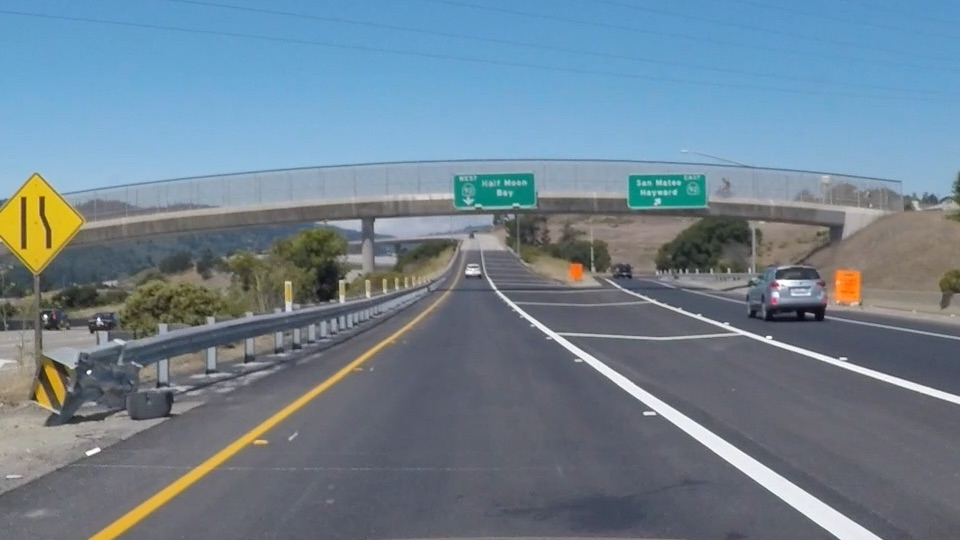
//> input picture FindLanelines/test_images/exit-ramp.jpg, 960 x 540 px
$ ./images ../test_images/exit-ramp.jpg   (built with g++ and OpenCV 4)
//> lines starting //> are read from the running program, lines starting //| are printed output that depends on the picture; after the words box and inside, x2 and y2 are one past the last pixel; in counts of white or black regions, pixels touching at a corner belong together
### FindLanelines/cpp/lanelines.hpp
#include <iostream>
#include <vector>
#include <opencv2/opencv.hpp>

class LaneLine {
	private:
		cv::Mat final_img;
	public:
		cv::Mat ImgProcessing(cv::Mat const& img);
		cv::Mat Mask(cv::Mat const& img);
		cv::Mat Canny(cv::Mat img);
		cv::Mat DrawLines(cv::Mat const& img, cv::Mat dst, std::vector<float> const& averages);
};
float ewma(float previous, float current, float factor);

### FindLanelines/cpp/lanelines.cpp
#include <opencv2/highgui.hpp>
#include <opencv2/opencv.hpp>
#include <iostream>
#include <vector>
#include <numeric>
#include "lanelines.hpp"


cv::Mat LaneLine::ImgProcessing(cv::Mat const& img){
	cv::Mat gray_img, output_img;
	cv::cvtColor(img, gray_img, cv::COLOR_RGB2GRAY);
	cv::GaussianBlur(gray_img, output_img, cv::Size(5,5), 0);

	return output_img;
}


cv::Mat LaneLine::Mask(cv::Mat const& img_edges){
	cv::Mat masked_edges;
	cv::Mat mask = cv::Mat::zeros(img_edges.size(), img_edges.type());

	std::vector<cv::Point> point;
	point.push_back(cv::Point(0, img_edges.size().height));
	point.push_back(cv::Point(470, 300));
	point.push_back(cv::Point(490, 300));
	point.push_back(cv::Point(img_edges.size().width + 80 , img_edges.size().height));
	cv::fillConvexPoly(mask, point, cv::Scalar(255, 0, 0));
	cv::bitwise_and(img_edges, mask, masked_edges);

	return masked_edges;
}


cv::Mat LaneLine::Canny(cv::Mat const img){
	cv::Mat canny_output;
	cv::Canny(img, canny_output, 50, 150);

	return canny_output;
}


cv::Mat LaneLine::DrawLines(cv::Mat const& img, cv::Mat dst, std::vector<float> const& averages){

	float y_ini = img.rows;
	float y_fin = img.rows / 1.6;
	float right_ini_x = ((y_ini - averages[5]) / averages[0]) + averages[4];
	float right_fin_x = ((y_fin - averages[5]) / averages[0]) + averages[4];
	float left_ini_x = ((y_ini - averages[3]) / averages[1]) + averages[2];
	float left_fin_x = ((y_fin - averages[3]) / averages[1]) + averages[2];

	cv::line(dst, cv::Point(right_ini_x, y_ini), cv::Point(right_fin_x, y_fin), cv::Scalar(0,0,255), 9, cv::LINE_AA);
	cv::line(dst, cv::Point(left_ini_x, y_ini), cv::Point(left_fin_x, y_fin), cv::Scalar(0,0,255), 9, cv::LINE_AA);

	cv::addWeighted(img, 0.5, dst, 0.5, 0, final_img);

	return final_img;
}


float ewma(float previous, float current, float factor){
	return (factor * previous) + (1.0 - factor) * current;
}

### FindLanelines/cpp/images.cpp
#include "lanelines.hpp"
#include <opencv2/highgui.hpp>
#include <vector>
#include <numeric>
#include <iostream>


std::vector<float> right_slopes, left_slopes, right_b_x, right_b_y, left_b_x, left_b_y;


int main(int argc, char** argv){

	cv::Vec4f right_line, left_line;
	float right_m, left_m, y, x, slope;;
	cv::Mat img, blur_gray, canny_output, mask_img, dst, final_img;
	std::vector<cv::Vec4i> lines, right_lines, left_lines;;
	std::vector<cv::Point> right_points, left_points;


	const char* file = argv[1];

	img = cv::imread(file, 1);
//> img is the input picture: 540 rows x 960 cols, CV_8UC3; mean B, G, R 144.4, 130.2, 111.3
	dst = img.clone();

	if(img.empty()){
		std::cout << "Error when openening the img " << std::endl;
	}

	LaneLine ll;
	blur_gray = ll.ImgProcessing(img);
//> in ImgProcessing, `cv::cvtColor(img, gray_img, cv::COLOR_RGB2GRAY);`:
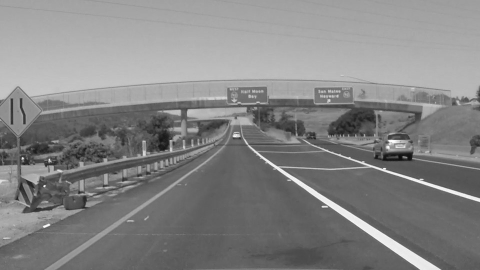
//> gray_img: 540 rows x 960 cols, CV_8UC1 (shown at 1/2 size); min 9, max 255, mean 132.3
	canny_output = ll.Canny(blur_gray);
//> in Canny, `cv::Canny(img, canny_output, 50, 150);`:
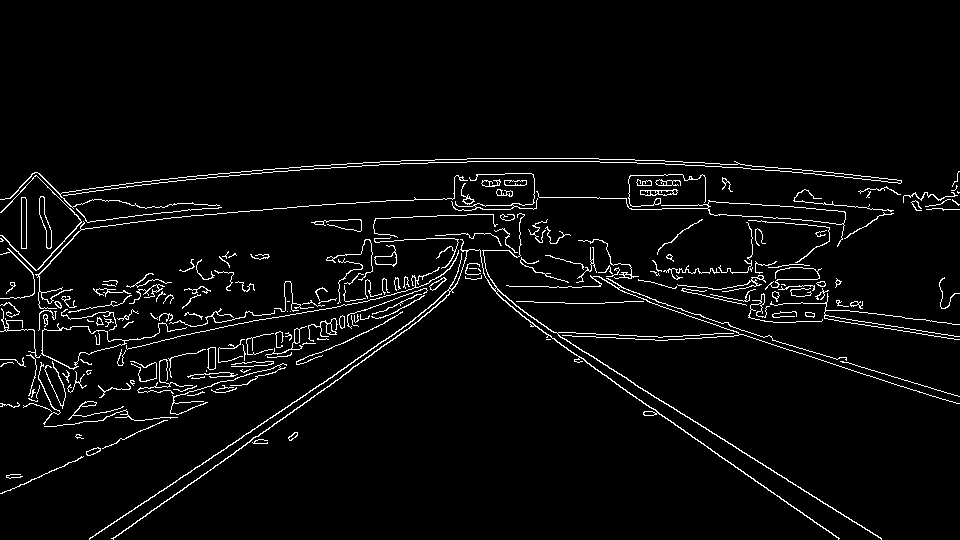
//> canny_output: 540 rows x 960 cols, CV_8UC1; 3.8% white in thin lines or dots, all inside (x1, y1, x2, y2) = (0, 158, 960, 540)
	mask_img = ll.Mask(canny_output);
//> in Mask, `cv::fillConvexPoly(mask, point, cv::Scalar(255, 0, 0));`:
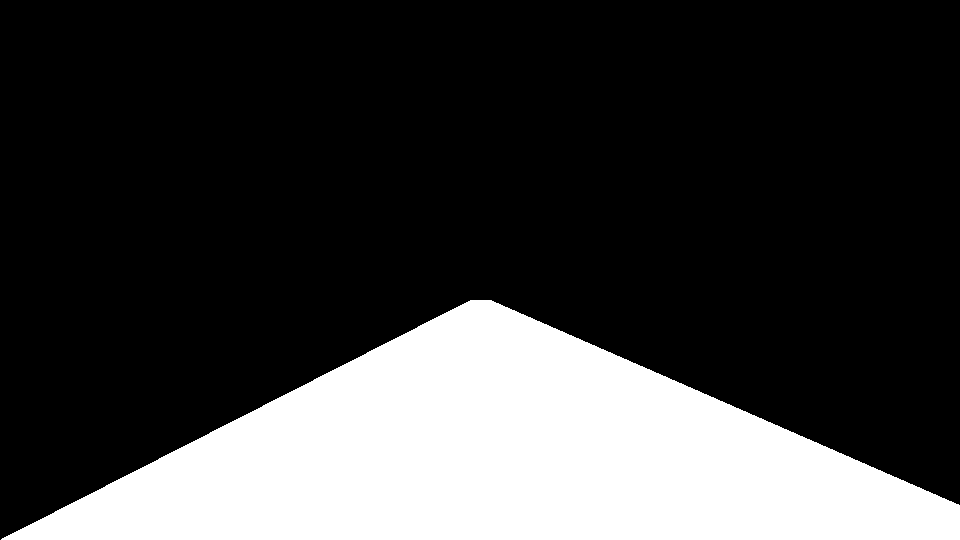
//> mask: 540 rows x 960 cols, CV_8UC1; 24.3% white; 1 white region, box (x1, y1, x2, y2) and area: (1, 300, 960, 540) 125825
//> in Mask, `cv::bitwise_and(img_edges, mask, masked_edges);`:
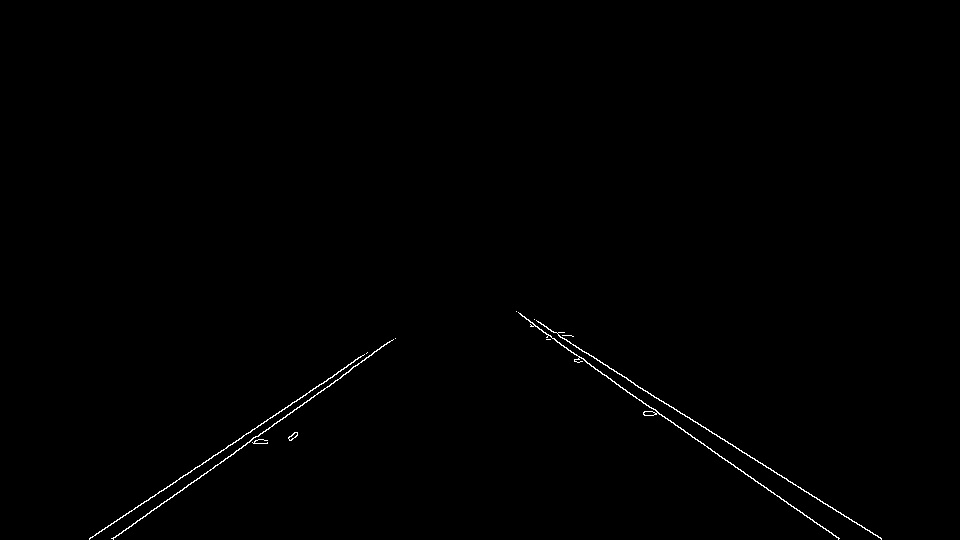
//> masked_edges: 540 rows x 960 cols, CV_8UC1; 0.42% white in thin lines or dots, all inside (x1, y1, x2, y2) = (89, 311, 882, 540)

	cv::HoughLinesP(mask_img, lines, 2, CV_PI / 180, 50, 10, 250);
//> lines = 11 lines (x1, y1, x2, y2), first 8: [534, 325, 838, 538], [551, 331, 881, 538], [215, 465, 395, 338], [105, 527, 393, 339], [278, 413, 362, 355], [113, 538, 268, 429], [206, 460, 352, 368], [238, 449, 302, 405]

	for( size_t i = 0; i < lines.size(); i++ )
	{
		cv::Vec4i l = lines[i];
		y = l[3] - l[1];
		x = l[0] - l[2];
		slope = y / x;

		if(slope < 0){
			right_lines.push_back(l);
		}
		else if(slope > 0){
			left_lines.push_back(l);
		}
	}
//> this loop made 11 passes
//> (l, y, x, slope) on passes 1 to 8: ([534, 325, 838, 538], 213, -304, -0.701), ([551, 331, 881, 538], 207, -330, -0.627), ([215, 465, 395, 338], -127, -180, 0.706), ([105, 527, 393, 339], -188, -288, 0.653), ([278, 413, 362, 355], -58, -84, 0.69), ([113, 538, 268, 429], -109, -155, 0.703), ([206, 460, 352, 368], -92, -146, 0.63), ([238, 449, 302, 405], -44, -64, 0.688)


	for( size_t  i = 0; i < right_lines.size(); i++)
	{
		cv::Point right_ini = cv::Point(right_lines[i][0], right_lines[i][1]);
		cv::Point right_fin = cv::Point(right_lines[i][2], right_lines[i][3]);
		right_points.push_back(right_ini);
		right_points.push_back(right_fin);
	}
//> this loop made 3 passes
//> (right_ini, right_fin) on passes 1 to 3: (Point(534, 325), Point(838, 538)), (Point(551, 331), Point(881, 538)), (Point(516, 311), Point(627, 378))

	for( size_t  i = 0; i < left_lines.size(); i++)
	{
		cv::Point left_ini = cv::Point(left_lines[i][0], left_lines[i][1]);
		cv::Point left_fin = cv::Point(left_lines[i][2], left_lines[i][3]);
		left_points.push_back(left_ini);
		left_points.push_back(left_fin);
	}
//> this loop made 8 passes


	cv::fitLine(right_points, right_line, cv::DIST_L2, 0, 0.01, 0.01);
//> right_line = [0.835, 0.551, 657.8, 403.5]
	right_m = right_line[1] / right_line[0];
//> right_m = 0.66
	right_slopes.push_back(right_m);
//> right_slopes = [0.66]
	float right_avg_m = std::accumulate(right_slopes.begin(), right_slopes.end(), 0.0) / right_slopes.size();
//> right_avg_m = 0.66
	float right_ewma = ewma(right_avg_m, right_m, 0.5);
//> right_ewma = 0.66


	right_b_x.push_back(right_line[2]);
//> right_b_x = [657.8]
	right_b_y.push_back(right_line[3]);
//> right_b_y = [403.5]
	float right_b_x_avg = std::accumulate(right_b_x.begin(), right_b_x.end(), 0.0) / right_b_x.size();
//> right_b_x_avg = 657.8
	float right_b_y_avg = std::accumulate(right_b_y.begin(), right_b_y.end(), 0.0) / right_b_y.size();
//> right_b_y_avg = 403.5
	float right_b_x_ewma = ewma(right_b_x_avg, right_line[2], 0.5);
//> right_b_x_ewma = 657.8
	float right_b_y_ewma = ewma(right_b_y_avg, right_line[3], 0.5);
//> right_b_y_ewma = 403.5


	cv::fitLine(left_points, left_line, cv::DIST_L2, 0, 0.01, 0.01);
//> left_line = [0.827, -0.562, 257.4, 431.2]
	left_m = left_line[1] / left_line[0];
//> left_m = -0.68
	left_slopes.push_back(left_m);
//> left_slopes = [-0.68]
	float left_avg_m = std::accumulate(left_slopes.begin(), left_slopes.end(), 0.0) / left_slopes.size();
//> left_avg_m = -0.68
	float left_ewma = ewma(left_avg_m, left_m, 0.5);
//> left_ewma = -0.68


	left_b_x.push_back(left_line[2]);
//> left_b_x = [257.4]
	left_b_y.push_back(left_line[3]);
//> left_b_y = [431.2]
	float left_b_x_avg = std::accumulate(left_b_x.begin(), left_b_x.end(), 0.0) / left_b_x.size();
//> left_b_x_avg = 257.4
	float left_b_y_avg = std::accumulate(left_b_y.begin(), left_b_y.end(), 0.0) / left_b_y.size();
//> left_b_y_avg = 431.2
	float left_b_x_ewma = ewma(left_b_x_avg, left_line[2], 0.5);
//> left_b_x_ewma = 257.4
	float left_b_y_ewma = ewma(left_b_y_avg, left_line[3], 0.5);
//> left_b_y_ewma = 431.2


	std::vector<float> averages{ right_m, left_m, left_b_x_avg, left_b_y_avg, right_b_x_avg, right_b_y_avg};
//> averages = [0.66, -0.68, 257.4, 431.2, 657.8, 403.5]


	final_img = ll.DrawLines(img, dst, averages);
//> in DrawLines, `float right_ini_x = ((y_ini - averages[5]) / averages[0]) + averages[4];`: right_ini_x = 864.7
//> in DrawLines, `float right_fin_x = ((y_fin - averages[5]) / averages[0]) + averages[4];`: right_fin_x = 557.8
//> in DrawLines, `float left_ini_x = ((y_ini - averages[3]) / averages[1]) + averages[2];`: left_ini_x = 97.49
//> in DrawLines, `float left_fin_x = ((y_fin - averages[3]) / averages[1]) + averages[2];`: left_fin_x = 395.2
//> in DrawLines, `cv::line(dst, cv::Point(left_ini_x, y_ini), cv::Point(left_fin_x, y_fi..`:
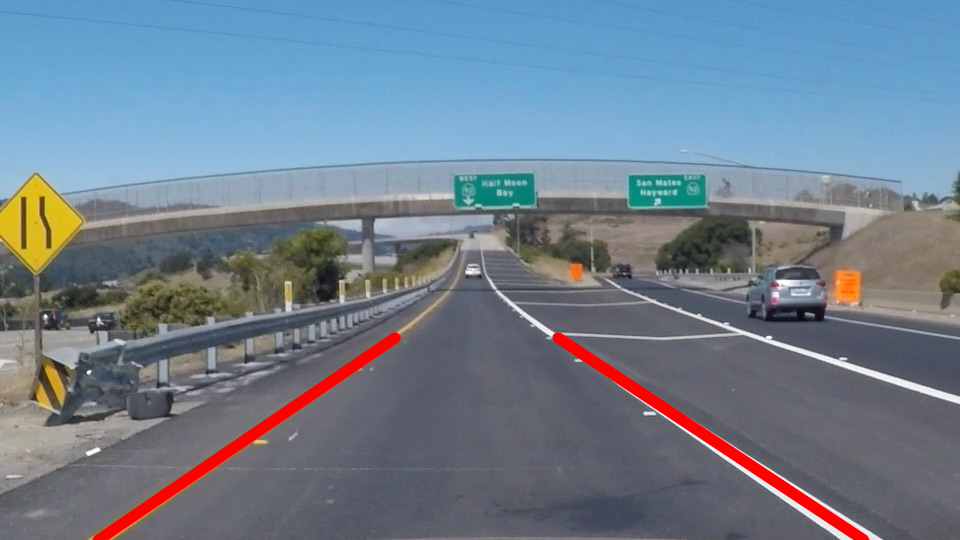
//> dst: 540 rows x 960 cols, CV_8UC3; mean B, G, R 141.9, 127.1, 112.1


	cv::namedWindow("Resultado líneas", cv::WINDOW_AUTOSIZE);
	cv::imshow("Resultado líneas", final_img);


	cv::waitKey(0);
	return 0;
}

$ run again, on FindLanelines/test_images/solidWhiteRight.jpg
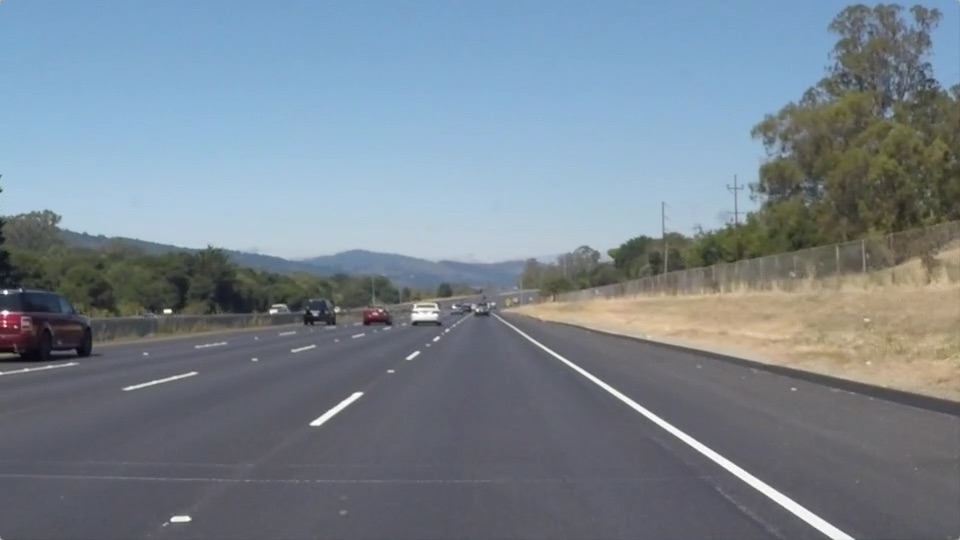
//> input picture FindLanelines/test_images/solidWhiteRight.jpg, 960 x 540 px
//> img is the input picture: 540 rows x 960 cols, CV_8UC3; mean B, G, R 143.7, 132.6, 120.3
//> in Canny, `cv::Canny(img, canny_output, 50, 150);`:
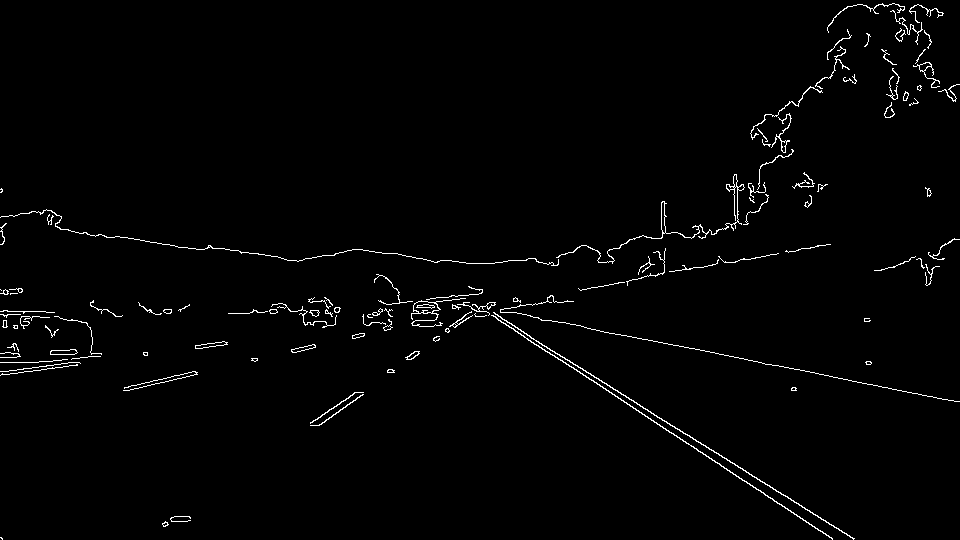
//> canny_output: 540 rows x 960 cols, CV_8UC1; 1.5% white in thin lines or dots
//> mask: 540 rows x 960 cols, CV_8UC1; 24.3% white; 1 white region, box (x1, y1, x2, y2) and area: (1, 300, 960, 540) 125825
//> masked_edges: 540 rows x 960 cols, CV_8UC1; 0.34% white in thin lines or dots, all inside (x1, y1, x2, y2) = (2, 302, 855, 540)
//> lines = 9 lines (x1, y1, x2, y2), first 8: [480, 306, 853, 539], [468, 302, 832, 538], [475, 304, 719, 463], [467, 305, 705, 454], [319, 425, 477, 306], [310, 423, 489, 302], [482, 306, 854, 538], [469, 302, 831, 537]
//> the loop `for( size_t i = 0; i < lines.size(); i++ )` made 9 passes
//> (l, y, x, slope) on passes 1 to 8: ([480, 306, 853, 539], 233, -373, -0.625), ([468, 302, 832, 538], 236, -364, -0.648), ([475, 304, 719, 463], 159, -244, -0.652), ([467, 305, 705, 454], 149, -238, -0.626), ([319, 425, 477, 306], -119, -158, 0.753), ([310, 423, 489, 302], -121, -179, 0.676), ([482, 306, 854, 538], 232, -372, -0.624), ([469, 302, 831, 537], 235, -362, -0.649)
//> the loop `for( size_t  i = 0; i < right_lines.size(); i++)` made 6 passes
//> the loop `for( size_t  i = 0; i < left_lines.size(); i++)` made 3 passes
//> (left_ini, left_fin) on passes 1 to 3: (Point(319, 425), Point(477, 306)), (Point(310, 423), Point(489, 302)), (Point(189, 520), Point(487, 304))
//> right_line = [0.844, 0.536, 636.2, 407.8]
//> right_m = 0.634
//> right_slopes = [0.634]
//> right_avg_m = 0.634
//> right_b_x = [636.2]
//> right_b_y = [407.8]
//> right_b_x_avg = 636.2
//> right_b_y_avg = 407.8
//> right_b_x_ewma = 636.2
//> right_b_y_ewma = 407.8
//> left_line = [0.81, -0.586, 378.5, 380]
//> left_m = -0.724
//> left_slopes = [-0.724]
//> left_avg_m = -0.724
//> left_b_x = [378.5]
//> left_b_y = [380]
//> left_b_x_avg = 378.5
//> left_b_y_avg = 380
//> left_b_x_ewma = 378.5
//> left_b_y_ewma = 380
//> averages = [0.634, -0.724, 378.5, 380, 636.2, 407.8]
//> right_ini_x = 844.6
//> right_fin_x = 525.4
//> left_ini_x = 157.5
//> left_fin_x = 437.2
//> in DrawLines, `cv::line(dst, cv::Point(left_ini_x, y_ini), cv::Point(left_fin_x, y_fi..`:
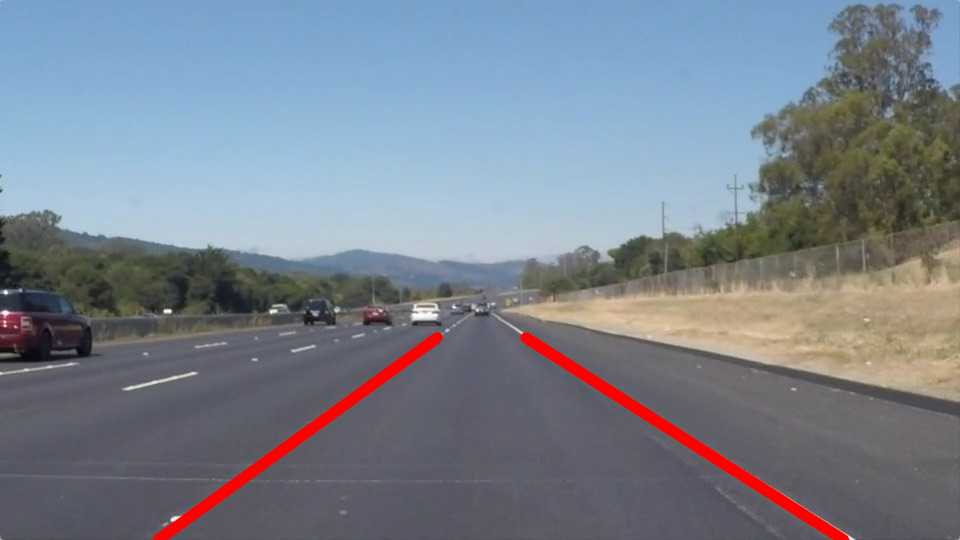
//> dst: 540 rows x 960 cols, CV_8UC3; mean B, G, R 141.2, 130.2, 121.9
